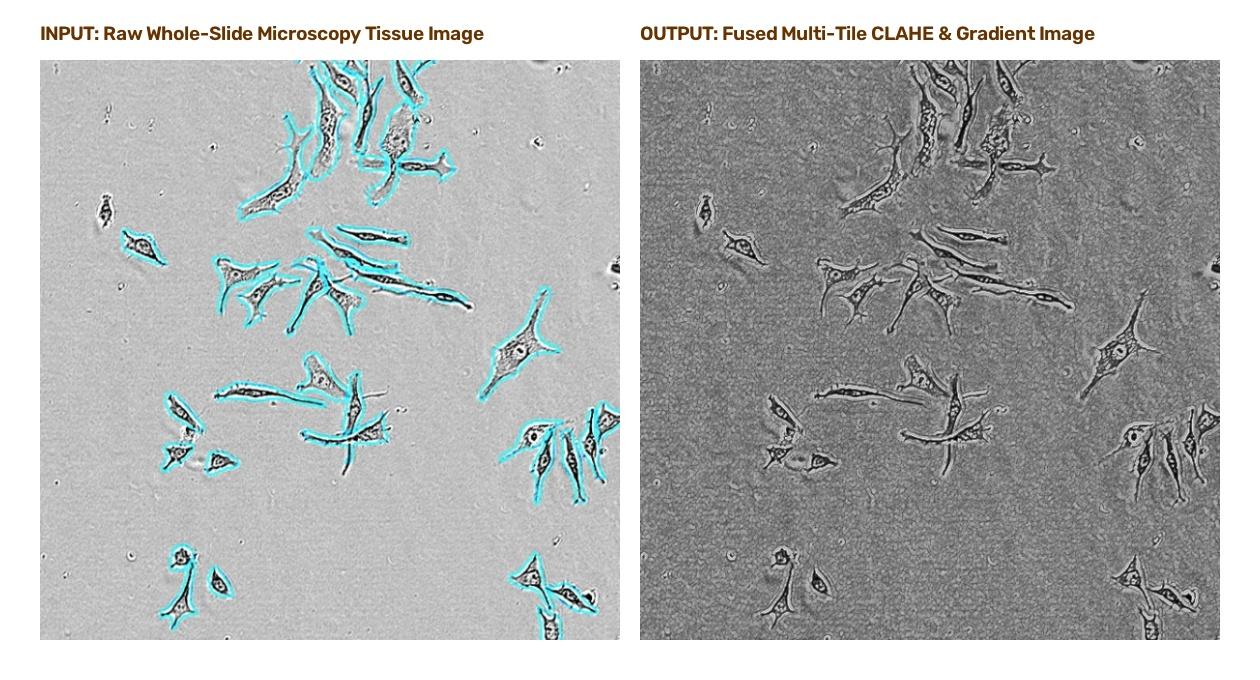
#> input picture Data/step1_1_1_clahe_fusion_io.jpg, 1260 x 680 px
$ python cyan_sharpening_pipeline.py ../Data/step1_1_1_clahe_fusion_io.jpg ../Data/step1_1_2_cyan_dedup_io.jpg   (older library calls are emulated)
#> lines starting #> are read from the running program, lines starting #| are printed output that depends on the picture; after the words box and inside, x2 and y2 are one past the last pixel; in counts of white or black regions, pixels touching at a corner belong together
import os
import glob
import cv2
import numpy as np

def extract_cells_with_cyan_sharpening(
    image_path,
    output_dir,
    min_cell_area=60,
    max_cell_area=500000,
    subcell_padding=5,
    min_subcell_area=35
):
    """
    Alternative 3: "Cyan-Sharpening" Pipeline
    Combines lab-annotated Cyan HSV Color Space chrominance masks (H in [75, 115])
    with Scharr/Canny Edge Gradient Fusion and CLAHE contrast enhancement.
    Uses the cyan contour ring as an explicit topological anchor guiding single-cell
    extraction and boundary silhouette masking.
    """
#> called with image_path = '../Data/step1_1_1_clahe_fusion_io.jpg', output_dir = '../Data/step1_1_2_cyan_dedup_io.jpg', min_cell_area = 60, max_cell_area = 500000, subcell_padding = 5, min_subcell_area = 35
    os.makedirs(output_dir, exist_ok=True)
    img = cv2.imread(image_path)
#> img is the input picture: shape (680, 1260, 3); mean B, G, R 177.9, 178.1, 175.1
    if img is None:
        raise ValueError(f"Could not load image: {image_path}")

    img_h, img_w = img.shape[:2]
#> img_h = 680; img_w = 1260

    # STEP 1: CONVERT TO HSV & EXTRACT WHOLE-SLIDE BINARY CYAN BORDER MAP
    # Pre-Processing on Original Image: Cyan pixels = 255 (WHITE), All other pixels = 0 (BLACK)
    hsv = cv2.cvtColor(img, cv2.COLOR_BGR2HSV)
#> hsv: shape (680, 1260, 3); mean H, S, V 12.1, 6.1, 178.7
    lower_cyan = np.array([75, 40, 140], dtype=np.uint8)
    upper_cyan = np.array([115, 255, 255], dtype=np.uint8)
    cyan_mask = cv2.inRange(hsv, lower_cyan, upper_cyan)
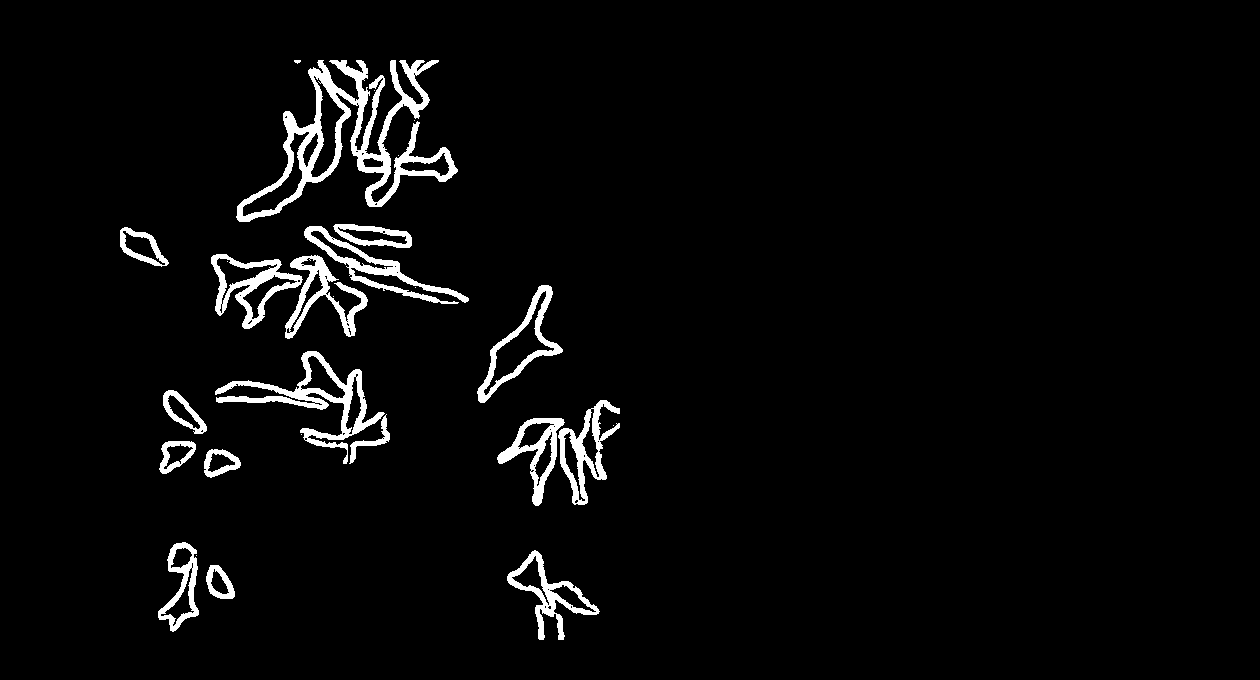
#> cyan_mask: shape (680, 1260); 3.6% white; 27 white regions (9 under 20 px), largest, box (x1, y1, x2, y2) and area: (236, 60, 458, 222) 8427, (215, 351, 385, 464) 3510, (304, 226, 469, 304) 2258

    # Clean cyan mask via morphological ellipse closing
    kernel_small = cv2.getStructuringElement(cv2.MORPH_ELLIPSE, (3, 3))
    kernel_med = cv2.getStructuringElement(cv2.MORPH_ELLIPSE, (5, 5))
    cyan_closed = cv2.morphologyEx(cyan_mask, cv2.MORPH_CLOSE, kernel_med)
#> cyan_closed: shape (680, 1260); 3.9% white; 14 white regions, largest, box (x1, y1, x2, y2) and area: (236, 60, 458, 222) 8989, (211, 254, 368, 339) 4530, (215, 351, 390, 464) 4423

    # Save Whole-Slide Binary Cyan Border Map (Cyan=White, Other=Black)
    cv2.imwrite(os.path.join(output_dir, "whole_slide_cyan_borders_white.jpg"), cyan_closed)
    cv2.imwrite(os.path.join(output_dir, "whole_slide_cyan_borders_black_inv.jpg"), cv2.bitwise_not(cyan_closed))

    # STEP 2: DUAL-STREAM EDGE GRADIENT COMPUTATION
    # Stream A: Grayscale Multi-Tile CLAHE & Scharr Gradient on Tissue Image
    gray = cv2.cvtColor(img, cv2.COLOR_BGR2GRAY)
    clahe = cv2.createCLAHE(clipLimit=3.0, tileGridSize=(8, 8))
    clahe_gray = clahe.apply(gray)

    scharr_x = cv2.Scharr(clahe_gray, cv2.CV_64F, 1, 0)
    scharr_y = cv2.Scharr(clahe_gray, cv2.CV_64F, 0, 1)
    scharr_mag = cv2.magnitude(scharr_x, scharr_y)
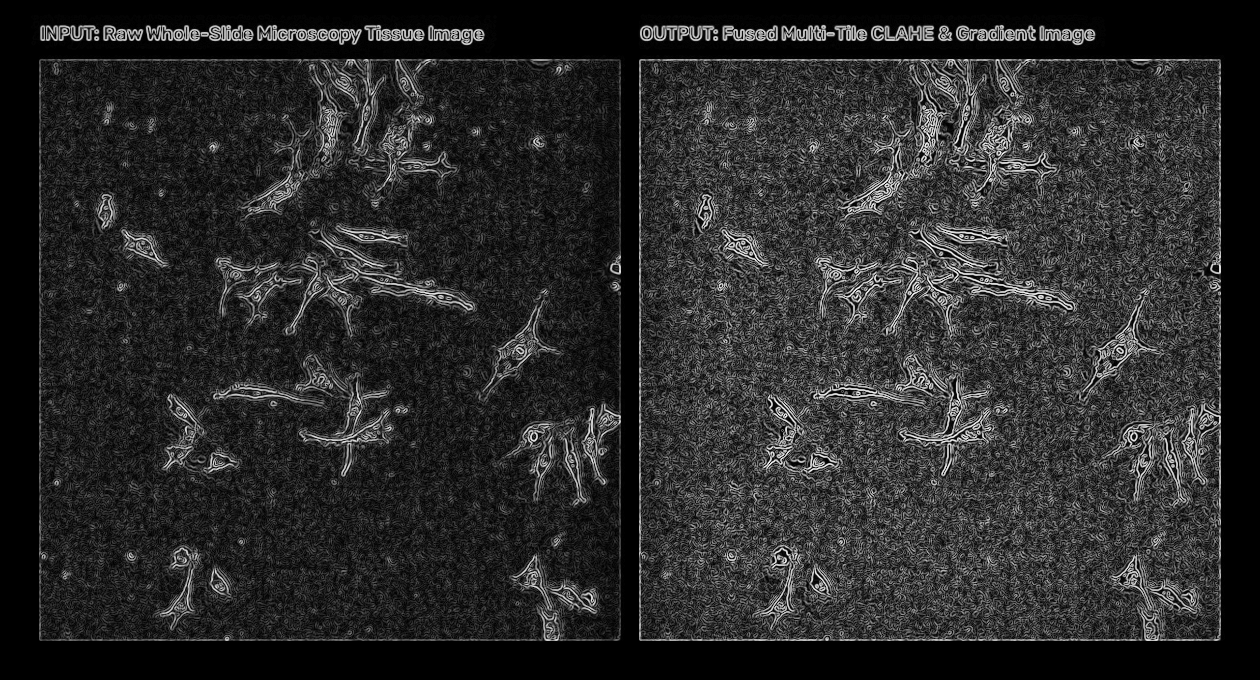
#> scharr_mag: shape (680, 1260) float64; min 0, max 4393.8, mean 735.5; drawn with min black and max white
    scharr_norm = np.uint8(np.clip(scharr_mag / np.max(scharr_mag) * 255.0, 0, 255))

    # Stream B: Canny 1-Pixel Edge Tracing on Whole-Slide Binary Cyan Border Image (B_cyan)
    canny_cyan_border = cv2.Canny(cyan_closed, 50, 150)
#> canny_cyan_border: shape (680, 1260); 1.1% white in thin lines or dots, all inside (x1, y1, x2, y2) = (119, 59, 620, 640)

    # STEP 3: CYAN-GUIDED TOPOLOGICAL DUAL-STREAM FUSION
    # Combine 1-Pixel Cyan Border Ring with Sharpened Cell Arbors Inside Cyan Mask
    cyan_mask_normalized = (cyan_closed > 0).astype(np.float32)
#> cyan_mask_normalized: shape (680, 1260) float32; values 0 (black) and 1 (white), 3.9% white; 14 white regions
    tissue_arbors_inside_cyan = (scharr_norm.astype(np.float32) * cyan_mask_normalized)

    # Fused Output: 1-Pixel Canny Cyan Outline + Masked Scharr Cell Arbors + CLAHE Baseline
    fused_cyan_float = (0.50 * clahe_gray.astype(np.float32) +
                        0.30 * tissue_arbors_inside_cyan +
                        0.20 * canny_cyan_border.astype(np.float32))
    cyan_sharpened = np.uint8(np.clip(fused_cyan_float, 0, 255))

    # STEP 4: CONTOUR EXTRACTION & CANDIDATE DEDUPLICATION
    contours, _ = cv2.findContours(cyan_closed, cv2.RETR_EXTERNAL, cv2.CHAIN_APPROX_SIMPLE)
#> contours = 14 contours, 1 with area under 20; largest, box (x1, y1, x2, y2) and area: (236, 60, 458, 222) 13533, (215, 351, 390, 464) 6040, (211, 254, 368, 339) 6036, (497, 400, 620, 506) 5124, (304, 224, 469, 304) 4594
    candidates = []

    for c in contours:
        area = cv2.contourArea(c)
        if min_cell_area <= area <= max_cell_area:
            x, y, w, h = cv2.boundingRect(c)
            candidates.append((x, y, w, h, area, c))
#> this loop made 14 passes
#> (area, x, y, w, h) on passes 1 to 12: (652.5, 206, 565, 29, 34), (2587.5, 507, 550, 93, 90), (1900.5, 158, 542, 41, 90), (707, 204, 449, 37, 29), (767, 159, 441, 37, 33), (5124, 497, 400, 123, 106), (926, 163, 390, 44, 44), (6040.5, 215, 351, 175, 113), (3246, 477, 285, 86, 118), (6036, 211, 254, 157, 85), (1067.5, 120, 227, 49, 40), (4594.5, 304, 224, 165, 80)
#> after the loop, candidates = 13 items

    # SUB-CELL IoMin DEDUPLICATION
    def io_min(b1, b2):
        x1 = max(b1[0], b2[0])
        y1 = max(b1[1], b2[1])
        x2 = min(b1[0]+b1[2], b2[0]+b2[2])
        y2 = min(b1[1]+b1[3], b2[1]+b2[3])
        inter = max(0, x2 - x1) * max(0, y2 - y1)
        a1 = b1[2] * b1[3]
        a2 = b2[2] * b2[3]
        return inter / float(min(a1, a2) + 1e-6)

    candidates = sorted(candidates, key=lambda s: s[4], reverse=True)
    final_subcells = []

    for cand in candidates:
        duplicate = False
        for k in final_subcells:
            if io_min(cand, k) > 0.50:
                duplicate = True
                break
        if not duplicate:
            final_subcells.append(cand)
#> this loop made 13 passes
#> after the loop, final_subcells = 13 items

    # Sort left-to-right, top-to-bottom
    final_subcells = sorted(final_subcells, key=lambda s: (s[1], s[0]))

    # STEP 5: GENERATE SINGLE-CELL CROPS & OUTPUT MAPS
    overview_original = img.copy()
    cyan_sharpened_bgr = cv2.cvtColor(cyan_sharpened, cv2.COLOR_GRAY2BGR)
    overview_cyan_sharpened = cyan_sharpened_bgr.copy()

    for idx, (x, y, w, h, area, contour) in enumerate(final_subcells, start=1):
        subcell_id = f"subcell_{idx:03d}"

        x1 = max(0, x - subcell_padding)
        y1 = max(0, y - subcell_padding)
        x2 = min(img_w, x + w + subcell_padding)
        y2 = min(img_h, y + h + subcell_padding)

        cell_mask_full = np.zeros((img_h, img_w), dtype=np.uint8)
        cv2.drawContours(cell_mask_full, [contour], -1, 255, cv2.FILLED)

        # A: Crop from Original RGB Image
        crop_img = img[y1:y2, x1:x2]
        crop_mask = cell_mask_full[y1:y2, x1:x2]
        white_canvas = np.full_like(crop_img, 255)
        mask_3ch = cv2.merge([crop_mask, crop_mask, crop_mask])
        extracted_orig = np.where(mask_3ch > 0, crop_img, white_canvas)
        cv2.imwrite(os.path.join(output_dir, f"{subcell_id}_original_extracted.jpg"), extracted_orig)

        # B: Crop from Cyan-Sharpened Map
        crop_cyan_sharp = cyan_sharpened_bgr[y1:y2, x1:x2]
        extracted_cyan_sharp = np.where(mask_3ch > 0, crop_cyan_sharp, white_canvas)
        cv2.imwrite(os.path.join(output_dir, f"{subcell_id}_cyan_sharpened_extracted.jpg"), extracted_cyan_sharp)

        # C: Save Marked Context Location Image
        marked_img = img.copy()
        cv2.rectangle(marked_img, (x1, y1), (x2, y2), (0, 0, 255), 2)
        cv2.drawContours(marked_img, [contour], -1, (255, 255, 0), 2) # Bright cyan contour highlight
        cv2.putText(marked_img, f"Subcell #{idx:03d}", (x1, max(14, y1 - 4)),
                    cv2.FONT_HERSHEY_SIMPLEX, 0.45, (0, 0, 255), 1)
        cv2.imwrite(os.path.join(output_dir, f"{subcell_id}_marked.jpg"), marked_img)

        # D: Update Overview Maps
        cv2.rectangle(overview_original, (x1, y1), (x2, y2), (0, 255, 0), 2)
        cv2.putText(overview_original, str(idx), (x1, max(14, y1 - 4)),
                    cv2.FONT_HERSHEY_SIMPLEX, 0.45, (0, 255, 0), 1)

        cv2.rectangle(overview_cyan_sharpened, (x1, y1), (x2, y2), (0, 255, 0), 2)
        cv2.putText(overview_cyan_sharpened, str(idx), (x1, max(14, y1 - 4)),
                    cv2.FONT_HERSHEY_SIMPLEX, 0.45, (0, 255, 0), 1)
#> this loop made 13 passes
#> (x, y, w, h, area, subcell_id, x1, y1) on passes 1 to 12: (236, 60, 222, 162, 13533, 'subcell_001', 231, 55), (304, 224, 165, 80, 4594.5, 'subcell_002', 299, 219), (120, 227, 49, 40, 1067.5, 'subcell_003', 115, 222), (211, 254, 157, 85, 6036, 'subcell_004', 206, 249), (477, 285, 86, 118, 3246, 'subcell_005', 472, 280), (215, 351, 175, 113, 6040.5, 'subcell_006', 210, 346), (163, 390, 44, 44, 926, 'subcell_007', 158, 385), (497, 400, 123, 106, 5124, 'subcell_008', 492, 395), (159, 441, 37, 33, 767, 'subcell_009', 154, 436), (204, 449, 37, 29, 707, 'subcell_010', 199, 444), (158, 542, 41, 90, 1900.5, 'subcell_011', 153, 537), (507, 550, 93, 90, 2587.5, 'subcell_012', 502, 545)
#> pass 1, in extract_cells_with_cyan_sharpening, `crop_img = img[y1:y2, x1:x2]`:
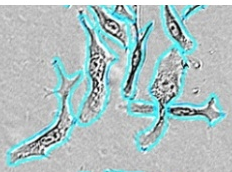
#> crop_img: shape (172, 232, 3); mean B, G, R 194.1, 193.4, 174.4
#> pass 1, in extract_cells_with_cyan_sharpening, `crop_mask = cell_mask_full[y1:y2, x1:x2]`:
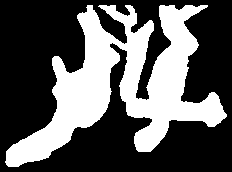
#> crop_mask: shape (172, 232); 35.5% white; 1 white region, box (x1, y1, x2, y2) and area: (5, 5, 227, 167) 14164
#> pass 1, in extract_cells_with_cyan_sharpening, `extracted_orig = np.where(mask_3ch > 0, crop_img, white_canvas)`:
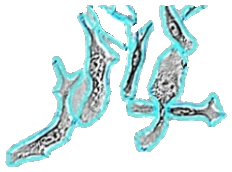
#> extracted_orig: shape (172, 232, 3); mean of channels 0, 1, 2 233, 232.4, 214.5; drawn as B, G, R
#> after the loop: cell_mask_full: shape (680, 1260); 0.08% white; 1 white region, box (x1, y1, x2, y2) and area: (206, 565, 235, 599) 699
#> after the loop:
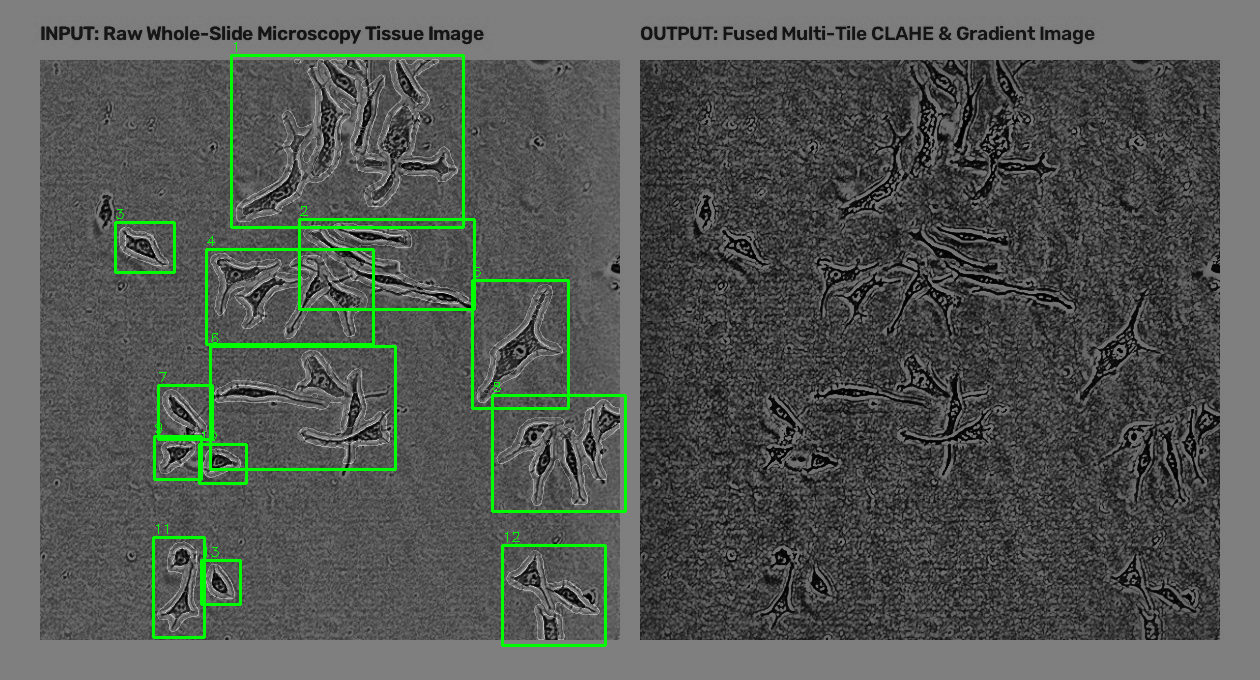
#> overview_cyan_sharpened: shape (680, 1260, 3); mean B, G, R 83.2, 87.6, 83.2
#> after the loop:
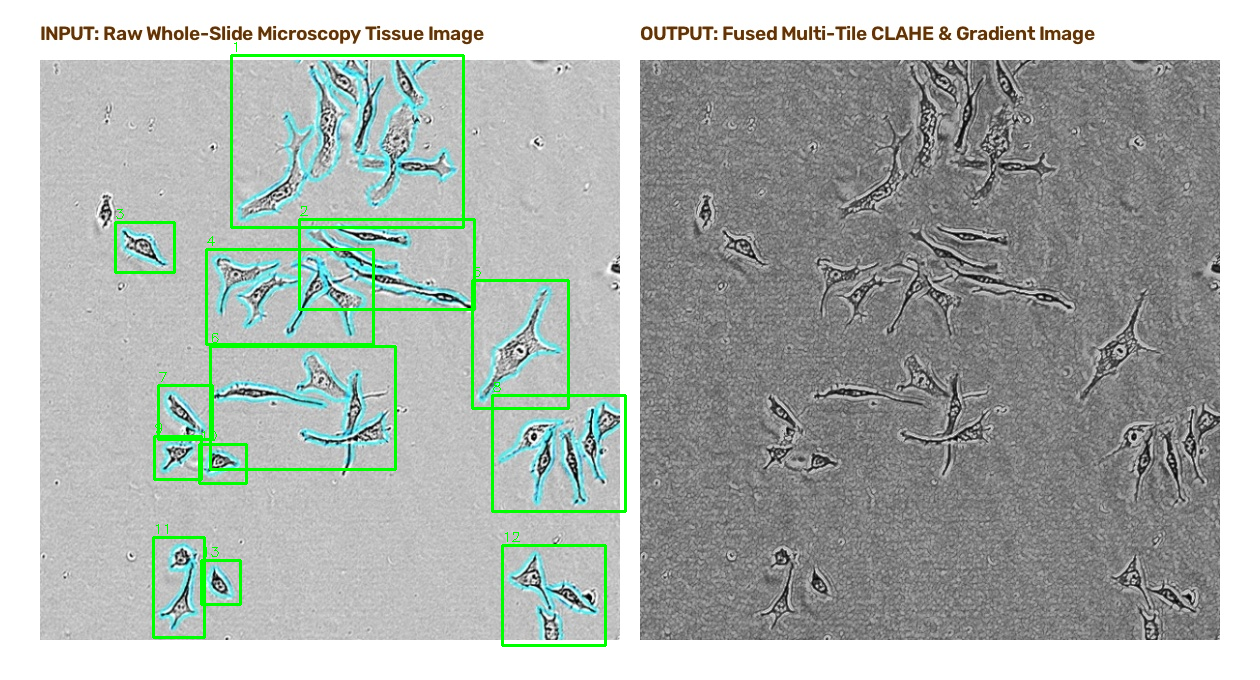
#> overview_original: shape (680, 1260, 3); mean B, G, R 174.4, 179.1, 171.7

    cv2.imwrite(os.path.join(output_dir, "overview_map_on_original.jpg"), overview_original)
    cv2.imwrite(os.path.join(output_dir, "overview_map_on_cyan_sharpened.jpg"), overview_cyan_sharpened)

    # STEP 6: GENERATE INTERACTIVE WEB GALLERY
    generate_cyan_html_gallery(output_dir)

    return len(final_subcells)

def generate_cyan_html_gallery(output_dir):
    """
    Generates a responsive Safari/Chrome web gallery for cyan-sharpening extracted cells.
    """
    jpg_files = sorted(glob.glob(os.path.join(output_dir, "subcell_*.jpg")))
    if not jpg_files: return

    rel_files = [os.path.basename(f) for f in jpg_files]

    html_content = f"""<!DOCTYPE html>
<html lang="en">
<head>
    <meta charset="UTF-8">
    <title>Cyan-Sharpening Gallery - {os.path.basename(output_dir)}</title>
    <style>
        body {{
            font-family: -apple-system, BlinkMacSystemFont, "Segoe UI", Roboto, Helvetica, Arial, sans-serif;
            background-color: #121212;
            color: #e0e0e0;
            margin: 0;
            padding: 20px;
        }}
        h1 {{
            font-size: 22px;
            margin-bottom: 5px;
            color: #00e5ff;
        }}
        p {{
            color: #888;
            font-size: 14px;
            margin-top: 0;
            margin-bottom: 20px;
        }}
        .grid {{
            display: grid;
            grid-template-columns: repeat(auto-fill, minmax(180px, 1fr));
            gap: 15px;
        }}
        .card {{
            background: #1e1e1e;
            border: 1px solid #333;
            border-radius: 8px;
            padding: 10px;
            text-align: center;
            transition: transform 0.15s ease, border-color 0.15s ease;
        }}
        .card:hover {{
            transform: translateY(-3px);
            border-color: #00e5ff;
            box-shadow: 0 4px 15px rgba(0, 229, 255, 0.2);
        }}
        .card img {{
            max-width: 100%;
            max-height: 140px;
            object-fit: contain;
            background: #ffffff;
            border-radius: 4px;
        }}
        .card .title {{
            margin-top: 8px;
            font-size: 11px;
            word-break: break-all;
            color: #ccc;
            font-weight: 500;
        }}
    </style>
</head>
<body>
    <h1>MicroGlia Cyan-Sharpening Extracted Cells</h1>
    <p>Directory: <code>{output_dir}</code> | Total Sub-Cell Crops: {len(rel_files)}</p>
    <div class="grid">
"""
    for fname in rel_files:
        html_content += f"""        <div class="card">
            <img src="{fname}" alt="{fname}" loading="lazy">
            <div class="title">{fname}</div>
        </div>
"""
    html_content += """    </div>
</body>
</html>
"""
    with open(os.path.join(output_dir, "view_extracted_cells.html"), "w") as f:
        f.write(html_content)

if __name__ == "__main__":
    import sys
    if len(sys.argv) > 2:
        extract_cells_with_cyan_sharpening(sys.argv[1], sys.argv[2])
